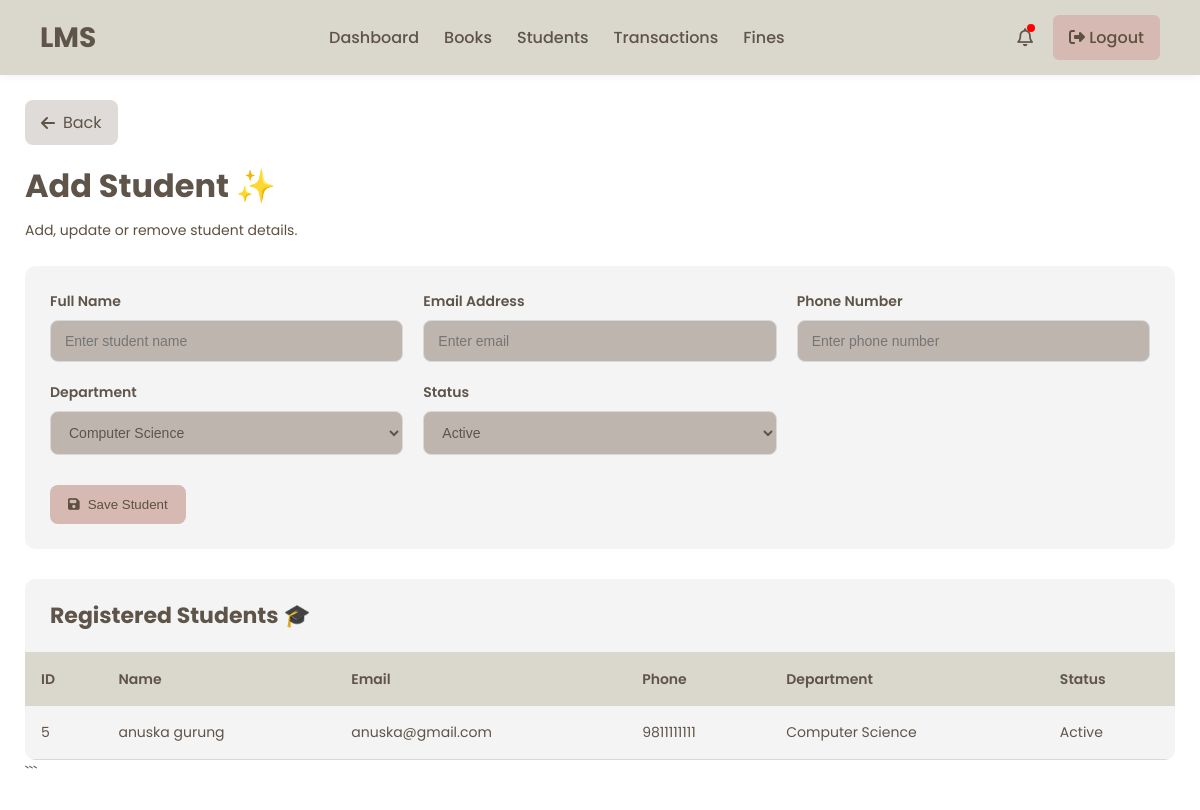
The app's page /add-student/ with its own data.
### library/models.py (models this page shows, shortened)
class Student(models.Model):
    user = models.OneToOneField(User, on_delete=models.CASCADE, null=True, blank=True)
    name = models.CharField(max_length=100)
    email = models.EmailField(unique=True)
    phone = models.CharField(max_length=20, default='')
    department = models.CharField(max_length=100)
    active = models.BooleanField(default=True)
    student_id = models.CharField(max_length=20, unique=True, blank=True)
    date_of_birth = models.DateField(null=True, blank=True)
    profile_picture = models.ImageField(upload_to='profile_pictures/', null=True, blank=True)

### library/views.py (the view, shortened to what this page needs)
# urls.py: path('add-student/', views.add_student, name='add_student'),
def add_student(request):
    context = {
        'students': Student.objects.all()
    }
    return render(
        request,
        'add_student.html',
        context
    )

### templates/add_student.html (shortened to what this page needs)
{% extends 'admin_base.html' %}
{% load static %}
{% block extra_css %}
<link rel="stylesheet" href="{% static 'css/add_student.css' %}">
{% endblock %}
{% block content %}
<div class="students-page">
<div class="top-header">
    <div class="header-left">
        <a href="{% url 'students' %}"
           class="back-btn">
            <i class="fa-solid fa-arrow-left"></i>
            Back
        </a>
        <h1 class="page-title">
            Add Student ✨
        </h1>
        <p class="page-subtitle">
            Add, update or remove student details.
        </p>
    </div>
</div>
<div class="form-container">
    <form method="POST">
        <div class="input-group">
            <label>Full Name</label>
            <input type="text"
                   name="name"
                   placeholder="Enter student name"
                   required>
        </div>
        <div class="input-group">
            <label>Email Address</label>
            <input type="email"
                   name="email"
                   placeholder="Enter email"
                   required>
        </div>
        <div class="input-group">
            <label>Phone Number</label>
            <input type="text"
                   name="phone"
                   placeholder="Enter phone number"
                   required>
        </div>
        <div class="input-group">
            <label>Department</label>
            <select name="department" required>
                <option value="Computer Science">Computer Science</option>
            </select>
        </div>
        <div class="input-group">
            <label>Status</label>
            <select name="active">
                <option value="True">Active</option>
            </select>
        </div>
        <div class="button-group">
            <button type="submit"
                    class="add-btn">
                <i class="fa-solid fa-floppy-disk"></i>
                Save Student
            </button>
        </div>
    </form>
</div>
<div class="table-wrapper">
    <div class="table-header">
        <h2>
            Registered Students 🎓
        </h2>
    </div>
    <table>
        <thead>
            <tr>
                <th>ID</th>
                <th>Name</th>
                <th>Email</th>
                <th>Phone</th>
                <th>Department</th>
                <th>Status</th>
            </tr>
        </thead>
        <tbody>
            {% for student in students %}
            <tr>
                <td>{{ student.id }}</td>
                <td>{{ student.name }}</td>
                <td>{{ student.email }}</td>
                <td>{{ student.phone }}</td>
                <td>{{ student.department }}</td>
                <td>
                    {% if student.active %}
                    <span class="active-status">
                        Active
                    </span>
                    {% else %}
                    <span class="inactive-status">
                        Inactive
                    </span>
                    {% endif %}
                </td>
            </tr>
            {% endfor %}
        </tbody>
    </table>
</div>
```
</div>
{% endblock %}

### assets/css/admin_base.css (style rules this page uses)
:root { --primary-color: #D9D9D9; --secondary-color: #DAD7CD; --background-color: #FFFFFF; --background-color-table: #F4F4F4; --text-color: #5F5449; --btn-color-1: #D5B9B2; --btn-color-2: #DEDBD8; --btn-color-3: #AAA0A0; --btn-text-color: #5E503F; --background-color-box: #EDDCD2; --box: #BFB5AF; }
* { margin:0; padding:0; box-sizing:border-box; }
body { font-family:'Poppins', sans-serif; background:var(--background-color); color:var(--text-color); min-height:100vh; }
table { width:100%; border-collapse:collapse; }
table th { font-weight:600; }

### assets/css/add_student.css (style rules this page uses)
.students-page { padding:25px; }
.top-header { display:flex; justify-content:space-between; align-items:center; margin-bottom:25px; flex-wrap:wrap; gap:15px; }
.header-left { display:flex; flex-direction:column; gap:5px; }
.back-btn { display:inline-flex; align-items:center; gap:8px; text-decoration:none; background:var(--btn-color-2); color:var(--text-color); padding:10px 16px; border-radius:8px; transition:.3s; margin-bottom:12px; width:fit-content; }
.page-title { font-size:32px; margin-bottom:5px; color:var(--text-color); }
.page-subtitle { color:var(--btn-text-color); font-size:14px; }
.form-container { background:var(--background-color-table); border-radius:10px; padding:25px; margin-bottom:30px; }
.form-container form { display:grid; grid-template-columns:repeat(auto-fit,minmax(280px,1fr)); gap:20px; }
.input-group { display:flex; flex-direction:column; }
.input-group label { margin-bottom:8px; font-size:14px; font-weight:600; color:var(--text-color); }
.input-group input, .input-group select { padding:12px 14px; border:1px solid var(--primary-color); border-radius:8px; background:var(--box); color:var(--text-color); font-size:14px; transition:.3s; }
.button-group { grid-column:1 / -1; margin-top:10px; }
.add-btn { border:none; cursor:pointer; background:var(--btn-color-1); color:var(--btn-text-color); padding:12px 18px; border-radius:8px; font-weight:500; display:inline-flex; align-items:center; gap:8px; transition:.3s; }
.table-wrapper { background:var(--background-color-table); border-radius:10px; overflow:hidden; }
.table-header { padding:20px 25px; border-bottom:1px solid var(--primary-color); }
.table-header h2 { color:var(--text-color); font-size:22px; }
table { width:100%; border-collapse:collapse; }
thead { background:var(--secondary-color); }
thead th { padding:16px; text-align:left; font-size:14px; color:var(--text-color); font-weight:600; }
tbody td { padding:16px; border-bottom:1px solid var(--primary-color); font-size:14px; color:var(--text-color); }
tbody tr { transition:.3s; }

### records on screen
Student: id "5", name "anuska gurung", email "anuska@gmail.com", phone "9811111111", department "Computer Science", active "Active"
